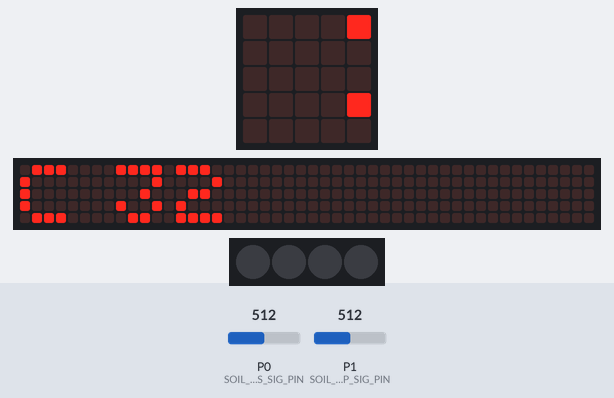
Recording of a program running on a simulated BBC micro:bit running MicroPython. Parts: the board's 5×5 LED display, a strip that is not on the board, showing the scrolling text unrolled, 4 RGB LEDs in strip order, left to right. The inputs (shaded band) are chosen by the test bench; at power-on: P1 (SOIL_CAP_SIG_PIN) = 512, P0 (SOIL_RES_SIG_PIN) = 512 (analog values on the 0–1023 scale). Dim RGB values are drawn brighter than linear; the 48×5 strip is a reading aid, not a part: it shows the text the display is scrolling, unrolled, one strip-width of it at a time.

Above: at 10.5 s.
10.6 s: P1 (SOIL_CAP_SIG_PIN) set to 716
At 15.9 s:
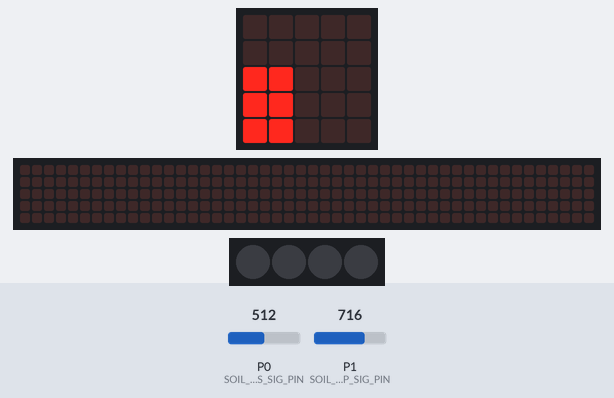
16.0 s: P1 (SOIL_CAP_SIG_PIN) set to 511
At 17.2 s:
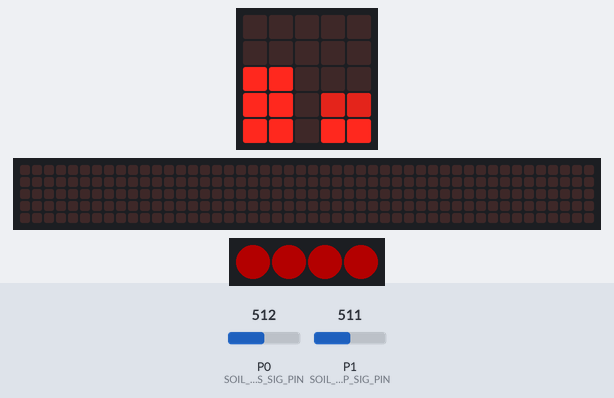
18.3 s: P1 (SOIL_CAP_SIG_PIN) set to 900
At 18.8 s:
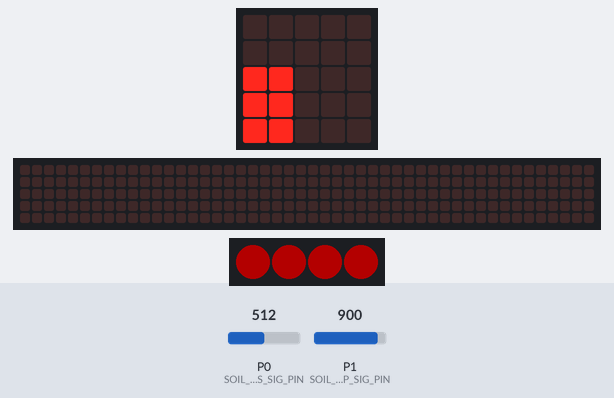
21.4 s: P1 (SOIL_CAP_SIG_PIN) set to 306
At 22.1 s:
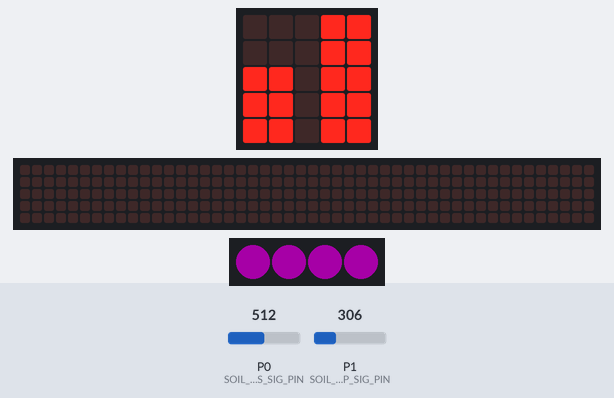
23.7 s: P1 (SOIL_CAP_SIG_PIN) set to 1023
At 24.8 s:
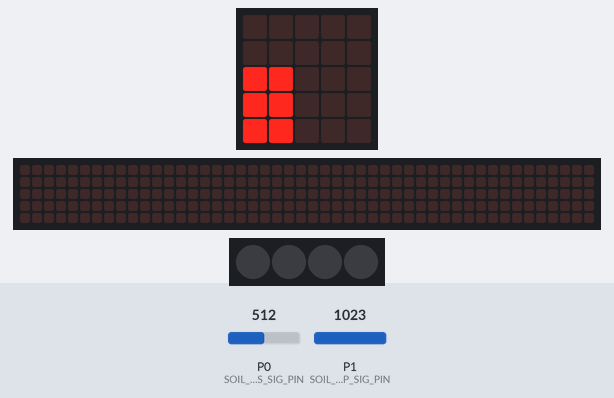
27.9 s: P1 (SOIL_CAP_SIG_PIN) set to 122
At 36.18 s:
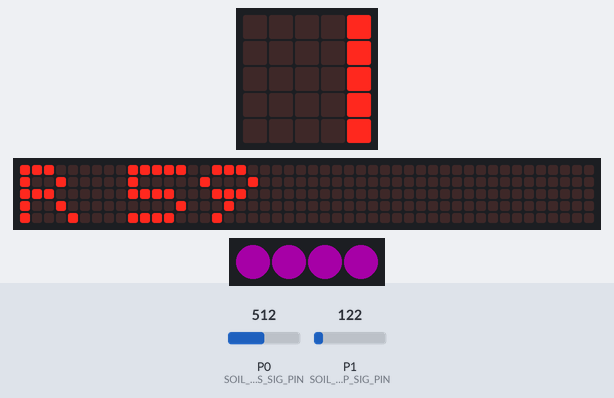
Timing chart, 0 to 37.7 s (numbered marks = the images above; inputs shaded):
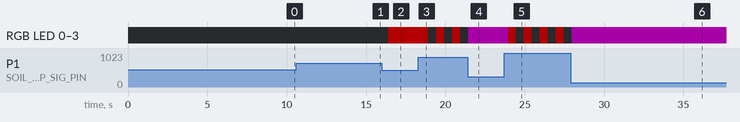

Measured:
- after the input at 10.6 s, the display: first differs from a run without the input after 5.3 s (image 1)
- after the input at 16.0 s, the display: changes after 0.40 s (image 2)
- after the input at 18.3 s, RGB LED 0–3: alternates RGB(60, 0, 0) for 0.50 s and off for 0.50 s, starting after 0.62 s; the display: changes after 0.11 s (image 3)
- after the input at 21.4 s, the display: changes at once (image 4)
- after the input at 23.7 s, RGB LED 0–3: alternates RGB(60, 0, 0) for 0.50 s and off for 0.50 s, starting after 0.24 s; the display: first changes after 0.24 s (image 5 shows a later state)
- after the input at 27.9 s, the display: first changes after 0.07 s (image 6 shows a later state)
- what the display in image 3 shows lasts 0.5 s, from 18.4 s to 18.9 s

The program:

mb-soil-moisture.py
```python
### mb-soil-moisture.py v1.2
### Show soil moisture on micro:bit display using resistive and capacitive sensors

### Tested with BBC micro:bit v1.5 and MicroPython v1.9.2-34-gd64154c73
### on a Cytron Edu:bit

### MIT License

### Copyright (c) 2021 Kevin J. Walters

### Permission is hereby granted, free of charge, to any person obtaining a copy
### of this software and associated documentation files (the "Software"), to deal
### in the Software without restriction, including without limitation the rights
### to use, copy, modify, merge, publish, distribute, sublicense, and/or sell
### copies of the Software, and to permit persons to whom the Software is
### furnished to do so, subject to the following conditions:

### The above copyright notice and this permission notice shall be included in all
### copies or substantial portions of the Software.

### THE SOFTWARE IS PROVIDED "AS IS", WITHOUT WARRANTY OF ANY KIND, EXPRESS OR
### IMPLIED, INCLUDING BUT NOT LIMITED TO THE WARRANTIES OF MERCHANTABILITY,
### FITNESS FOR A PARTICULAR PURPOSE AND NONINFRINGEMENT. IN NO EVENT SHALL THE
### AUTHORS OR COPYRIGHT HOLDERS BE LIABLE FOR ANY CLAIM, DAMAGES OR OTHER
### LIABILITY, WHETHER IN AN ACTION OF CONTRACT, TORT OR OTHERWISE, ARISING FROM,
### OUT OF OR IN CONNECTION WITH THE SOFTWARE OR THE USE OR OTHER DEALINGS IN THE
### SOFTWARE.


### This is a micro:bit version of
### https://github.com/kevinjwalters/circuitpython-examples/blob/master/pico/soil-moisture.py
### featured in
### https://www.instructables.com/Soil-Moisture-Sensing-With-the-Maker-Pi-Pico/


import utime
from microbit import display, pin0, pin1, pin13, pin16, sleep
import neopixel

### Detach Music Bit and Sound Bit from P0 and P1 if using Edu:bit and
### Traffic Light Bit to allow brief powering of the resistive sensor
SOIL_RES_SIG_PIN = pin0
SOIL_CAP_SIG_PIN = pin1
SOIL_RES_PWR_PIN = pin16

RES_SETTLE_TIME_MS = 50  ### 50ms

NEOPIXEL_PIN = pin13

### Values for (dry, wet) based on values from CircuitPython version
RES_RANGE = (1023, 156)
CAP_RANGE = (593, 343)

BLACK = (0, 0, 0)            ### black (off)
GOOD_COLOUR = (0, 30, 0)     ### green
DRY_COLOUR = (45, 18, 0)     ### orange
TOODRY_COLOUR = (60, 0, 0)   ### red (used for flashing too)
TOOWET_COLOUR = (40, 0, 40)  ### magneta

### The BBC micro:bit 5x5 LED display can show ten
### brightness levels in MicroPython 0-9
### (The underlying DAL supports a wider range 0-255)
MAX_BRIGHTNESS = 9

### The Edu:bit's RGB Bit
NUM_PIXELS = 4
pixels = neopixel.NeoPixel(pin13, NUM_PIXELS)


def fill_pixels(new_colour):
    """Set all the RGB pixels to new_colour."""
    for idx in range(NUM_PIXELS):
        pixels[idx] = new_colour
    pixels.show()


def bar_chart(value,
              columns=(0, 1, 2, 3, 4),
              *, max_value=100):
    """Draw a vertical bar chart based on percentage value
       using variable brightness levels on display."""

    ### Nine brightness levels on 5x5 LED matrix equates
    ### to 45 pixel steps - start at bottow row (no 4) and
    ### light pixels until value px_steps value is reached
    px_steps = round(value * 45 / max_value)
    for y in range(4, -1, -1):
        for x in columns:
            ### The min/max here limit values from 0 to 9
            display.set_pixel(x, y,
                              min(MAX_BRIGHTNESS, max(0, px_steps)))
        px_steps -= MAX_BRIGHTNESS


def moisture_to_color(percents):
    """Take multiple values and returns RGB colour and flashing boolean.
       The smallest percentage is used for dryness colour.
    """
    p_colour = GOOD_COLOUR
    p_flash = False
    for percent in percents:
        if percent <= 35:
            p_colour = TOODRY_COLOUR
        elif percent <= 45 and p_colour != TOODRY_COLOUR:
            p_colour = DRY_COLOUR
        elif percent >= 80:
            p_colour = TOOWET_COLOUR

        if percent <= 20:
            p_flash = True

    return (p_colour, p_flash)


def adc_to_moisture(raw_adc, arid_value, sodden_value):
    """Convert a micro:bit 0-1024 ADC value into a moisture percentage
       using crude linear model."""

    a_lower = min(arid_value, sodden_value)
    a_range = abs(sodden_value - arid_value)
    inverted = arid_value > sodden_value

    fraction = (raw_adc - a_lower) / a_range
    if inverted:
        fraction = 1.0 - fraction

    return min(100.0, max(0.0, fraction * 100.0))


def get_res_moisture(power_pin=True):
    if power_pin:
        SOIL_RES_PWR_PIN.write_digital(1)
        sleep(RES_SETTLE_TIME_MS)

    res_adc = adc_to_moisture(SOIL_RES_SIG_PIN.read_analog(), *RES_RANGE)

    if power_pin:
        SOIL_RES_PWR_PIN.write_digital(0)
    return res_adc

def get_cap_moisture():
    return adc_to_moisture(SOIL_CAP_SIG_PIN.read_analog(), *CAP_RANGE)


flash_toggle = False
scroll_delay=250   ### default is 150ms

while True:
    ### Read both values and display them slowly
    res_perc = get_res_moisture()
    cap_perc = get_cap_moisture()

    display.scroll("R " + str(round(res_perc)),
                   delay=scroll_delay)
    sleep(2000)
    display.scroll("C " + str(round(cap_perc)),
                   delay=scroll_delay)
    sleep(2000)

    ### Now show both values on bar charts for 20 seconds
    ### but only read fresh capacitive values
    start_time_ms = utime.ticks_ms()
    while True:
        cap_perc = get_cap_moisture()
        ### Note extra brackets, one tuple parameter is passed
        colour, flash = moisture_to_color((res_perc, cap_perc))
        bar_chart(res_perc, (0, 1))  ### Left two columns
        bar_chart(cap_perc, (3, 4))  ### Right two columns

        if flash:
            if flash_toggle:
                fill_pixels(colour)
            else:
                fill_pixels(BLACK)
            flash_toggle = not flash_toggle
        else:
            fill_pixels(colour)

        now_time_ms = utime.ticks_ms()
        if utime.ticks_diff(now_time_ms, start_time_ms) > 20000:
            break
        sleep(500)
```
